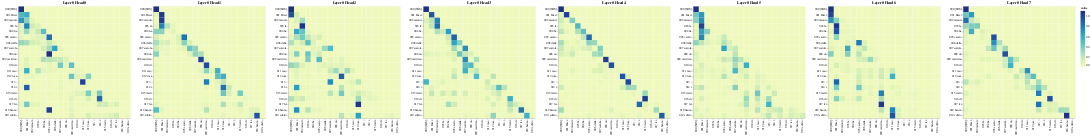

Write notebook code for a chart like this one.
### Code cell
# Decoder Self-Attention
get_all_attention_maps("decoder", layers, heads, decoder_input_tokens, decoder_input_tokens, min(20, sentence_len))

### Figure 1 — Vega-Lite specification as saved in the notebook (floating-point values rounded to 4 significant figures; data arrays with more than 128 entries replaced by an {"elided": "..."} marker saying what was removed)
{"config": {"view": {"continuousWidth": 400, "continuousHeight": 300}}, "vconcat": [{"hconcat": [{"data": {"name": "data-f09f6539c64a31e781e6ede1671ff726"}, "mark": "rect", "encoding": {"color": {"field": "value", "type": "quantitative"}, "tooltip": [{"field": "row", "type": "quantitative"}, {"field": "column", "type": "quantitative"}, {"field": "value", "type": "quantitative"}, {"field": "row_token", "type": "nominal"}, {"field": "col_token", "type": "nominal"}], "x": {"axis": {"title": ""}, "field": "col_token", "type": "nominal"}, "y": {"axis": {"title": ""}, "field": "row_token", "type": "nominal"}}, "height": 400, "selection": {"selector033": {"type": "interval", "bind": "scales", "encodings": ["x", "y"]}}, "title": "Layer 0 Head 0", "width": 400}, {"data": {"name": "data-557ef855db882a94d15b29dd3f3ef14b"}, "mark": "rect", "encoding": {"color": {"field": "value", "type": "quantitative"}, "tooltip": [{"field": "row", "type": "quantitative"}, {"field": "column", "type": "quantitative"}, {"field": "value", "type": "quantitative"}, {"field": "row_token", "type": "nominal"}, {"field": "col_token", "type": "nominal"}], "x": {"axis": {"title": ""}, "field": "col_token", "type": "nominal"}, "y": {"axis": {"title": ""}, "field": "row_token", "type": "nominal"}}, "height": 400, "selection": {"selector034": {"type": "interval", "bind": "scales", "encodings": ["x", "y"]}}, "title": "Layer 0 Head 1", "width": 400}, {"data": {"name": "data-8ab791afbf5efce6804d3e18f9b82d54"}, "mark": "rect", "encoding": {"color": {"field": "value", "type": "quantitative"}, "tooltip": [{"field": "row", "type": "quantitative"}, {"field": "column", "type": "quantitative"}, {"field": "value", "type": "quantitative"}, {"field": "row_token", "type": "nominal"}, {"field": "col_token", "type": "nominal"}], "x": {"axis": {"title": ""}, "field": "col_token", "type": "nominal"}, "y": {"axis": {"title": ""}, "field": "row_token", "type": "nominal"}}, "height": 400, "selection": {"selector035": {"type": "interval", "bind": "scales", "encodings": ["x", "y"]}}, "title": "Layer 0 Head 2", "width": 400}, {"data": {"name": "data-f33519168088d5fda76b0a822ca2238a"}, "mark": "rect", "encoding": {"color": {"field": "value", "type": "quantitative"}, "tooltip": [{"field": "row", "type": "quantitative"}, {"field": "column", "type": "quantitative"}, {"field": "value", "type": "quantitative"}, {"field": "row_token", "type": "nominal"}, {"field": "col_token", "type": "nominal"}], "x": {"axis": {"title": ""}, "field": "col_token", "type": "nominal"}, "y": {"axis": {"title": ""}, "field": "row_token", "type": "nominal"}}, "height": 400, "selection": {"selector036": {"type": "interval", "bind": "scales", "encodings": ["x", "y"]}}, "title": "Layer 0 Head 3", "width": 400}, {"data": {"name": "data-f51b0e3e3e75eaeddfd67b0abe02adc8"}, "mark": "rect", "encoding": {"color": {"field": "value", "type": "quantitative"}, "tooltip": [{"field": "row", "type": "quantitative"}, {"field": "column", "type": "quantitative"}, {"field": "value", "type": "quantitative"}, {"field": "row_token", "type": "nominal"}, {"field": "col_token", "type": "nominal"}], "x": {"axis": {"title": ""}, "field": "col_token", "type": "nominal"}, "y": {"axis": {"title": ""}, "field": "row_token", "type": "nominal"}}, "height": 400, "selection": {"selector037": {"type": "interval", "bind": "scales", "encodings": ["x", "y"]}}, "title": "Layer 0 Head 4", "width": 400}, {"data": {"name": "data-bfda2455cfa49ec1a6d9cef22b3ea981"}, "mark": "rect", "encoding": {"color": {"field": "value", "type": "quantitative"}, "tooltip": [{"field": "row", "type": "quantitative"}, {"field": "column", "type": "quantitative"}, {"field": "value", "type": "quantitative"}, {"field": "row_token", "type": "nominal"}, {"field": "col_token", "type": "nominal"}], "x": {"axis": {"title": ""}, "field": "col_token", "type": "nominal"}, "y": {"axis": {"title": ""}, "field": "row_token", "type": "nominal"}}, "height": 400, "selection": {"selector038": {"type": "interval", "bind": "scales", "encodings": ["x", "y"]}}, "title": "Layer 0 Head 5", "width": 400}, {"data": {"name": "data-3014a8c7ea3a70e9e7e731166e70cd93"}, "mark": "rect", "encoding": {"color": {"field": "value", "type": "quantitative"}, "tooltip": [{"field": "row", "type": "quantitative"}, {"field": "column", "type": "quantitative"}, {"field": "value", "type": "quantitative"}, {"field": "row_token", "type": "nominal"}, {"field": "col_token", "type": "nominal"}], "x": {"axis": {"title": ""}, "field": "col_token", "type": "nominal"}, "y": {"axis": {"title": ""}, "field": "row_token", "type": "nominal"}}, "height": 400, "selection": {"selector039": {"type": "interval", "bind": "scales", "encodings": ["x", "y"]}}, "title": "Layer 0 Head 6", "width": 400}, {"data": {"name": "data-deac84b0165991539adadb80fb8761a2"}, "mark": "rect", "encoding": {"color": {"field": "value", "type": "quantitative"}, "tooltip": [{"field": "row", "type": "quantitative"}, {"field": "column", "type": "quantitative"}, {"field": "value", "type": "quantitative"}, {"field": "row_token", "type": "nominal"}, {"field": "col_token", "type": "nominal"}], "x": {"axis": {"title": ""}, "field": "col_token", "type": "nominal"}, "y": {"axis": {"title": ""}, "field": "row_token", "type": "nominal"}}, "height": 400, "selection": {"selector040": {"type": "interval", "bind": "scales", "encodings": ["x", "y"]}}, "title": "Layer 0 Head 7", "width": 400}]}], "$schema": "https://vega.github.io/schema/vega-lite/v4.17.0.json", "datasets": {"data-f09f6539c64a31e781e6ede1671ff726": {"elided": "400 records"}, "data-557ef855db882a94d15b29dd3f3ef14b": {"elided": "400 records"}, "data-8ab791afbf5efce6804d3e18f9b82d54": {"elided": "400 records"}, "data-f33519168088d5fda76b0a822ca2238a": {"elided": "400 records"}, "data-f51b0e3e3e75eaeddfd67b0abe02adc8": {"elided": "400 records"}, "data-bfda2455cfa49ec1a6d9cef22b3ea981": {"elided": "400 records"}, "data-3014a8c7ea3a70e9e7e731166e70cd93": {"elided": "400 records"}, "data-deac84b0165991539adadb80fb8761a2": {"elided": "400 records"}}}
